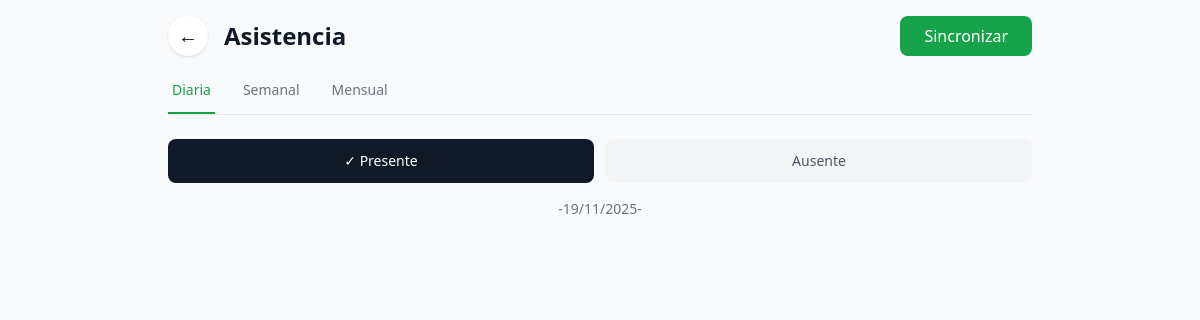
The page /asistenciaGerente/ on the database as committed earlier.
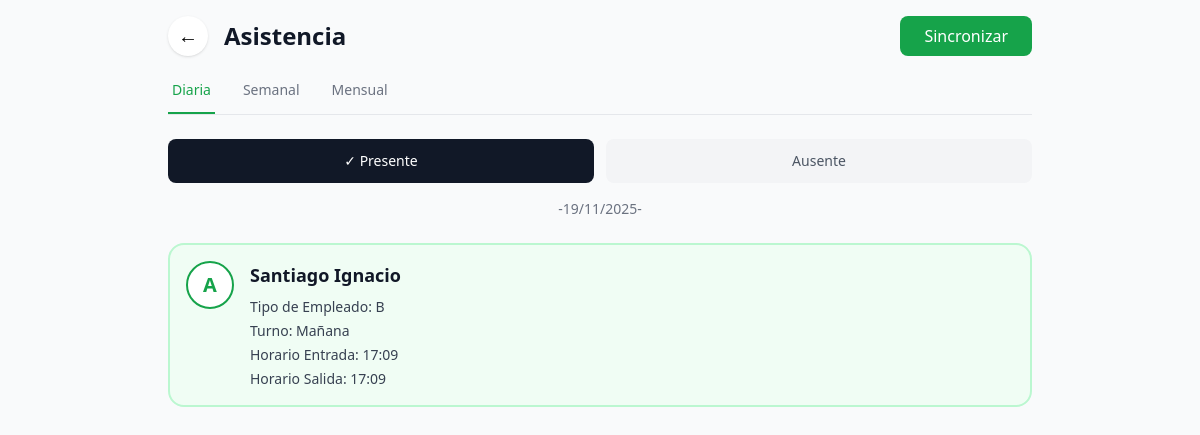
The same page on the database as committed later.
### myapp/models.py (models this page shows, shortened)
class Employee(AbstractBaseUser, PermissionsMixin):
    employee_id = models.CharField("ID de Empleado", max_length=6, unique=True, primary_key=True)
    nombre = models.CharField("Nombre", max_length=100)
    apellido = models.CharField("Apellido", max_length=100)
    dni = models.CharField("DNI", max_length=8, unique=True)
    cuil = models.CharField("CUIL", max_length=11, unique=True)
    foto_perfil = models.ImageField("Foto de Perfil", upload_to='empleados/', null=True, blank=True)
    numero_telefono = models.CharField("Número de Telefono", max_length=20)
    email = models.EmailField("Correo Electrónico", blank=True, null=True)
    codigo_biometrico = models.IntegerField("Código biométrico", unique=True, null=True, blank=True)
    setup_completo = models.BooleanField("Setup Completo", default=False)
    GENERO_CHOICES = [
        ('M', 'Masculino'),
        ('F', 'Femenino'),
    ]
    genero = models.CharField("Género", max_length=1, choices=GENERO_CHOICES)
    edad = models.IntegerField("Edad")
    fecha_nacimiento = models.DateField("Fecha de Nacimiento")
    ESTADO_CIVIL_CHOICES = [
        ('soltero', 'Soltero/a'),
        ('casado', 'Casado/a'),
        ('divorciado', 'Divorciado/a'),
        ('viudo', 'Viudo/a'),
    ]
    estado_civil = models.CharField("Estado Civil", max_length=20, choices=ESTADO_CIVIL_CHOICES)
    tiene_hijos = models.BooleanField("Tiene Hijos", default=False)
    nombre_domicilio = models.CharField("Nombre del Domicilio", max_length=200)
    numero_departamento = models.CharField("Número de Departamento", max_length=10, blank=True, null=True)
    piso_departamento = models.CharField("Piso de Departamento", max_length=10, blank=True, null=True)
    numero_casa = models.CharField("Número de Casa", max_length=10, blank=True, null=True)
    numero_emergencia = models.CharField("Número de Emergencia", max_length=20)
    position = models.CharField("Cargo", max_length=100, default="Empleado")
    is_manager = models.BooleanField("Es Gerente", default=False)
    is_active = models.BooleanField("Activo", default=True)
    password = models.CharField("Contraseña", max_length=128)
    objects = EmployeeManager()
    USERNAME_FIELD = 'employee_id'
    REQUIRED_FIELDS = ['nombre', 'apellido', 'dni']
    class Meta:
        verbose_name = "Empleado"
        verbose_name_plural = "Empleados"

class Asistencia(models.Model):
    empleado = models.ForeignKey(Employee, on_delete=models.CASCADE)
    timestamp = models.DateTimeField()
    tipo = models.CharField(max_length=10, choices=[('entrada', 'Entrada'), ('salida', 'Salida')])
    created_at = models.DateTimeField(default=timezone.now)  # ← SIN auto_now_add

### myapp/views.py (the view, shortened to what this page needs)
# urls.py: path('asistenciaGerente/', views.vista_asistencia, name='asistencia_gerente'),
def vista_asistencia(request):
    tab = request.GET.get('tab', 'diaria')
    status = request.GET.get('status', 'presente')
    hoy = date.today()
    asistencias_hoy = Asistencia.objects.filter(
        timestamp__date=hoy,
        empleado__isnull=False
    ).select_related('empleado').order_by('-timestamp')
    empleados_dict = {}
    for asistencia in asistencias_hoy:
        emp = asistencia.empleado
        if emp.employee_id not in empleados_dict:
            empleados_dict[emp.employee_id] = {
                'nombre': emp.nombre,
                'apellido': emp.apellido,
                'dni': emp.dni,
                'cargo': emp.position,
                'entrada': None,
                'salida': None
            }
        if asistencia.tipo == 'entrada' and not empleados_dict[emp.employee_id]['entrada']:
            empleados_dict[emp.employee_id]['entrada'] = asistencia.timestamp
        elif asistencia.tipo == 'salida':
            empleados_dict[emp.employee_id]['salida'] = asistencia.timestamp
    empleados_asistencia = list(empleados_dict.values())
    if status == 'presente':
        empleados_asistencia = [e for e in empleados_asistencia if e['entrada']]
    elif status == 'ausente':
        empleados_asistencia = [e for e in empleados_asistencia if not e['entrada']]
    context = {
        'tab': tab,
        'status': status,
        'empleados_asistencia': empleados_asistencia,
        'tabla_asistencia': list(empleados_dict.values()),
        'fecha': hoy
    }
    return render(request, 'myapp/asistenciaGerente.html', context)

### myapp/templates/myapp/asistenciaGerente.html (shortened to what this page needs)
{% load static %}
<!DOCTYPE html>
<html lang="es">
<head>
    <script src="https://cdn.tailwindcss.com"></script>
</head>
<body class="bg-gray-50 min-h-screen">
    <div class="max-w-4xl mx-auto p-4">
        <div class="flex items-center gap-4 mb-6">
            <a href="{% url 'menu_gerente' %}" class="w-10 h-10 flex items-center justify-center bg-white rounded-full shadow hover:bg-gray-100 transition-colors text-xl">
                ←
            </a>
            <h1 class="text-2xl font-bold text-gray-900">Asistencia</h1>
            <button type="button" id="syncBtn" onclick="sincronizar()" class="ml-auto px-6 py-2 bg-green-600 text-white rounded-lg font-medium hover:bg-green-700 transition-colors">
                Sincronizar
            </button>
        </div>
        <div class="flex gap-6 border-b border-gray-200 mb-6">
            <a href="{% url 'asistencia_gerente' %}?tab=diaria" class="pb-3 px-1 text-sm font-medium transition-colors {% if tab == 'diaria' %}text-green-600 border-b-2 border-green-600{% else %}text-gray-500 hover:text-gray-700{% endif %}">
                Diaria
            </a>
            <a href="{% url 'asistencia_gerente' %}?tab=semanal" class="pb-3 px-1 text-sm font-medium transition-colors {% if tab == 'semanal' %}text-green-600 border-b-2 border-green-600{% else %}text-gray-500 hover:text-gray-700{% endif %}">
                Semanal
            </a>
            <a href="{% url 'asistencia_gerente' %}?tab=mensual" class="pb-3 px-1 text-sm font-medium transition-colors {% if tab == 'mensual' %}text-green-600 border-b-2 border-green-600{% else %}text-gray-500 hover:text-gray-700{% endif %}">
                Mensual
            </a>
        </div>
        {% if tab == 'diaria' %}
        <div class="flex gap-3 mb-4">
            <a href="{% url 'asistencia_gerente' %}?tab=diaria&status=presente"
               class="flex-1 py-3 px-4 rounded-lg text-sm font-medium text-center transition-all {% if status == 'presente' %}bg-gray-900 text-white{% else %}bg-gray-100 text-gray-600 hover:bg-gray-200{% endif %}">
                ✓ Presente
            </a>
            <a href="{% url 'asistencia_gerente' %}?tab=diaria&status=ausente"
               class="flex-1 py-3 px-4 rounded-lg text-sm font-medium text-center transition-all {% if status == 'ausente' %}bg-gray-900 text-white{% else %}bg-gray-100 text-gray-600 hover:bg-gray-200{% endif %}">
                Ausente
            </a>
        </div>
        <div class="text-center text-gray-500 text-sm mb-6">
            -{% now "d/m/Y" %}-
        </div>
        {% endif %}
        <div class="space-y-4" id="employeesContainer">
            {% if not empleados_asistencia %}
            {% else %}
                {% for emp in empleados_asistencia %}
                <div class="relative bg-green-50 border-2 border-green-200 rounded-2xl p-4 hover:shadow-lg transition-shadow">
                    <div class="flex items-start gap-4">
                        <div class="w-12 h-12 bg-white border-2 border-green-600 rounded-full flex items-center justify-center text-green-600 font-bold text-xl flex-shrink-0">
                            A
                        </div>
                        <div class="flex-1 min-w-0">
                            <div class="text-lg font-bold text-gray-900 mb-2">{{ emp.nombre|default:"XXXXXXX" }}</div>
                            <div class="space-y-1 text-sm text-gray-700">
                                <div>Tipo de Empleado: {{ emp.cargo|default:"Principiante" }}</div>
                                <div>Turno: {{ emp.turno|default:"Mañana" }}</div>
                                <div>Horario Entrada: {% if emp.entrada %}{{ emp.entrada|date:"H:i" }}{% else %}9:10{% endif %}</div>
                                <div>Horario Salida: {% if emp.salida %}{{ emp.salida|date:"H:i" }}{% else %}17:15{% endif %}</div>
                            </div>
                        </div>
                    </div>
                </div>
                {% endfor %}
            {% endif %}
        </div>
    </div>
</body>
</html>

Rows that differ between the two databases and show on the page:
added Employee: nombre "Santiago Ignacio"
added Asistencia: entrada "17:09"
added Asistencia: salida "17:09"
Other text that changed with them:
new list line: "A Tipo de Empleado: B Turno: Mañana Horario Entrada: Horario Salida:"
